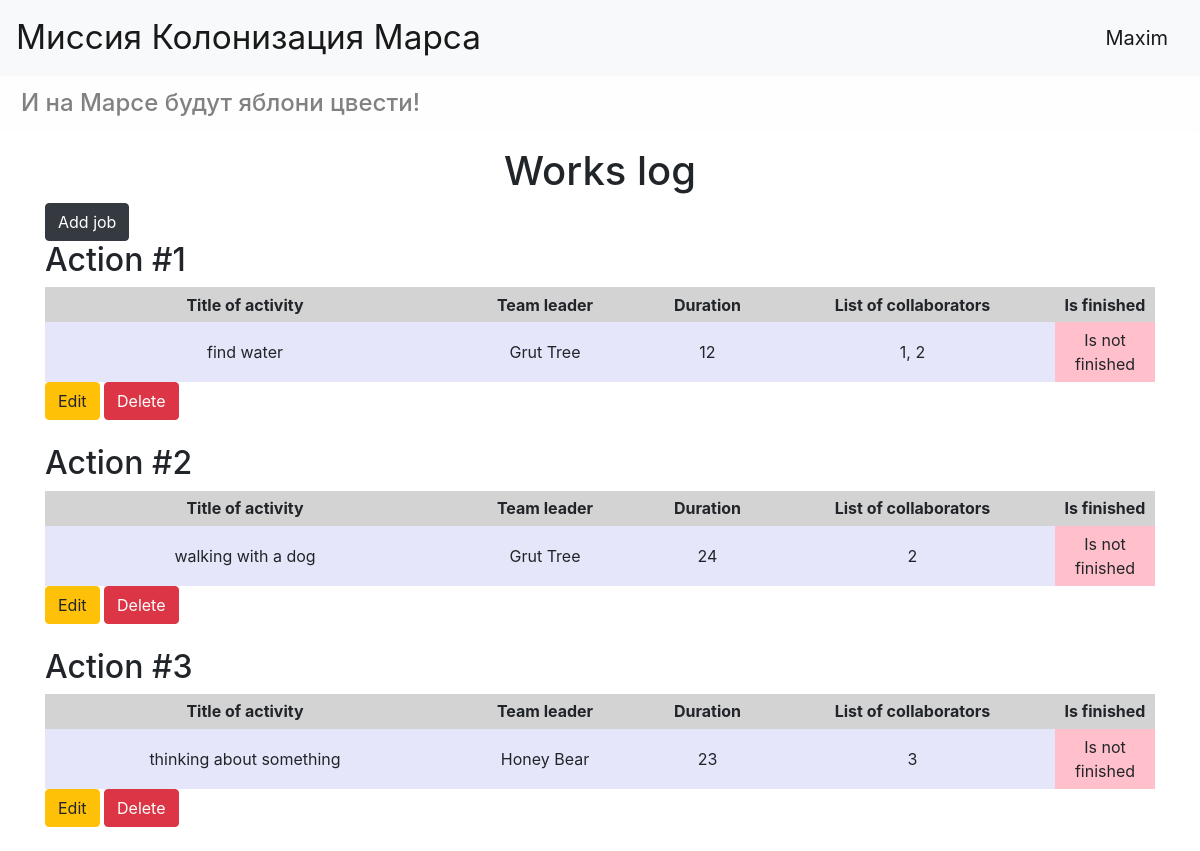
The page /jobs (signed in) on the database its author committed.
### data/users.py (models this page shows, shortened)
class User(SqlAlchemyBase, UserMixin):
    __tablename__ = 'users'
    id = sqlalchemy.Column(sqlalchemy.Integer,
                           primary_key=True, autoincrement=True)
    surname = sqlalchemy.Column(sqlalchemy.String, nullable=True)
    name = sqlalchemy.Column(sqlalchemy.String, nullable=True)
    age = sqlalchemy.Column(sqlalchemy.Integer, nullable=True)
    position = sqlalchemy.Column(sqlalchemy.String, nullable=True)
    speciality = sqlalchemy.Column(sqlalchemy.String, nullable=True)
    address = sqlalchemy.Column(sqlalchemy.String, nullable=True)
    email = sqlalchemy.Column(sqlalchemy.String, unique=True, nullable=True)
    hashed_password = sqlalchemy.Column(sqlalchemy.String, nullable=True)
    modified_date = sqlalchemy.Column(sqlalchemy.DateTime,
                                      default=datetime.datetime.now)
    jobs = orm.relation("Jobs", back_populates='user')
    departments = orm.relation("Department", back_populates='user')

### data/news.py (models this page shows, shortened)
class Jobs(SqlAlchemyBase):
    __tablename__ = 'jobs'
    id = sqlalchemy.Column(sqlalchemy.Integer,
                           primary_key=True, autoincrement=True)
    team_leader = sqlalchemy.Column(sqlalchemy.Integer,
                                    nullable=True)
    job = sqlalchemy.Column(sqlalchemy.String, nullable=True)
    work_size = sqlalchemy.Column(sqlalchemy.Integer, nullable=True)
    collaborators = sqlalchemy.Column(sqlalchemy.String, nullable=True)
    start_date = sqlalchemy.Column(sqlalchemy.DateTime,
                                   default=datetime.datetime.now)
    end_date = sqlalchemy.Column(sqlalchemy.DateTime,
                                 default=datetime.datetime.now)
    is_finished = sqlalchemy.Column(sqlalchemy.Boolean, nullable=True, default=False)
    user_id = sqlalchemy.Column(sqlalchemy.Integer, sqlalchemy.ForeignKey("users.id"))
    user = orm.relation('User')

### main.py (the view)
@app.route('/jobs')
def jobs_list():
    db_session.global_init('db/blogs.sqlite')
    session = db_session.create_session()
    jobs = session.query(Jobs).all()
    users = session.query(User).all()
    return render_template('jobs.html', jobs=jobs, users=users)

### data/db_session.py (called while the page is built, shortened)
def global_init(db_file):
    global __factory
    if __factory:
        return

def create_session() -> Session:
    global __factory
    return __factory()

### main.py (called while the page is built)
@login_manager.user_loader
def load_user(user_id):
    session = db_session.create_session()
    return session.query(User).get(user_id)

### templates/jobs.html
{% extends 'base.html' %}
{% block content %}
    <h1 align="center">Works log</h1>
    {% if current_user.is_authenticated %}
        <a class="btn btn-dark" href="/addjob">Add job</a>
    {% endif %}
    {% for item in jobs %}
    <div>
        <h2>Action #{{loop.index}}</h2>
        <table>
            <tr><th width="400px">Title of activity</th>
                <th width="200px">Team leader</th>
                <th>Duration</th>
                <th>List of collaborators</th>
                <th>Is finished</th></tr>
            <tr>
                <td bgcolor="Lavender">{{item.job}}</td>
            {% for i in users %}
                {% if i.id == item.team_leader %}
                <td bgcolor="Lavender">
                    {{i.surname}}
                    {{i.name}}
                </td>
                {%endif%}
            {%endfor%}
                <td bgcolor="Lavender">{{item.work_size}}</td>
                <td bgcolor="Lavender">{{item.collaborators}}</td>
                {%if item.is_finished%}
                <td bgcolor="PaleGreen" width="100">Is finished</td>
                {%else%}
                <td bgcolor="pink" width="100">Is not finished</td>
                {%endif%}
            </tr>
        </table>
        {% if current_user.is_authenticated and (current_user == item.user or
        current_user.id == 1 or current_user.id == item.team_leader) %}
        <div>
            <a href="/editjob/{{ item.id }}" class="btn btn-warning">Edit</a>
            <a href="/deletejob/{{ item.id }}" class="btn btn-danger">Delete</a>
        </div>
        {% endif %}
        <br>
    </div>
    {% endfor %}
{% endblock %}

### templates/base.html (shortened to what this page needs)
<!doctype html>
<html lang="en">
<head>
    <link rel="stylesheet"
          href="https://stackpath.bootstrapcdn.com/bootstrap/4.4.1/css/bootstrap.min.css"
>
    <link rel="stylesheet" type="text/css" href="../static/css/style.css" />
</head>
<body>
<header>
    <nav class="navbar navbar-light bg-light">
        <a class="navbar-brand font_size" href="/jobs">Миссия Колонизация Марса</a>
        {% if current_user.is_authenticated %}
            <a class="navbar-brand" href="/logout">{{ current_user.name }}</a>
        {% else %}
            <p>
                <a class="btn btn-primary " href="/register">Sign up</a>
                <a class="btn btn-success" href="/login">Sign in</a>
            </p>
        {% endif %}
    </nav>
    <h4 class="alert alert-light">И на Марсе будут яблони цвести!</h4>
</header>
    <main role="main" class="container">
        {% block content %}{% endblock %}
    </main>
</body>
</html>

### static/css/style.css (style rules this page uses)
.font_size { font-size: 25pt; }
table { width: 100% }
th { height: 35px; background-color: #D3D3D3; text-align: center; }
td { height: 60px; text-align: center; }

### rows shown on the page
User: name "Maxim"
Jobs: job "find water", work_size "12", collaborators "1, 2", is_finished "Is not finished"
User: surname "Grut", name "Tree"
Jobs: job "walking with a dog", work_size "24", collaborators "2", is_finished "Is not finished"
Jobs: job "thinking about something", work_size "23", collaborators "3", is_finished "Is not finished"
User: surname "Honey", name "Bear"
